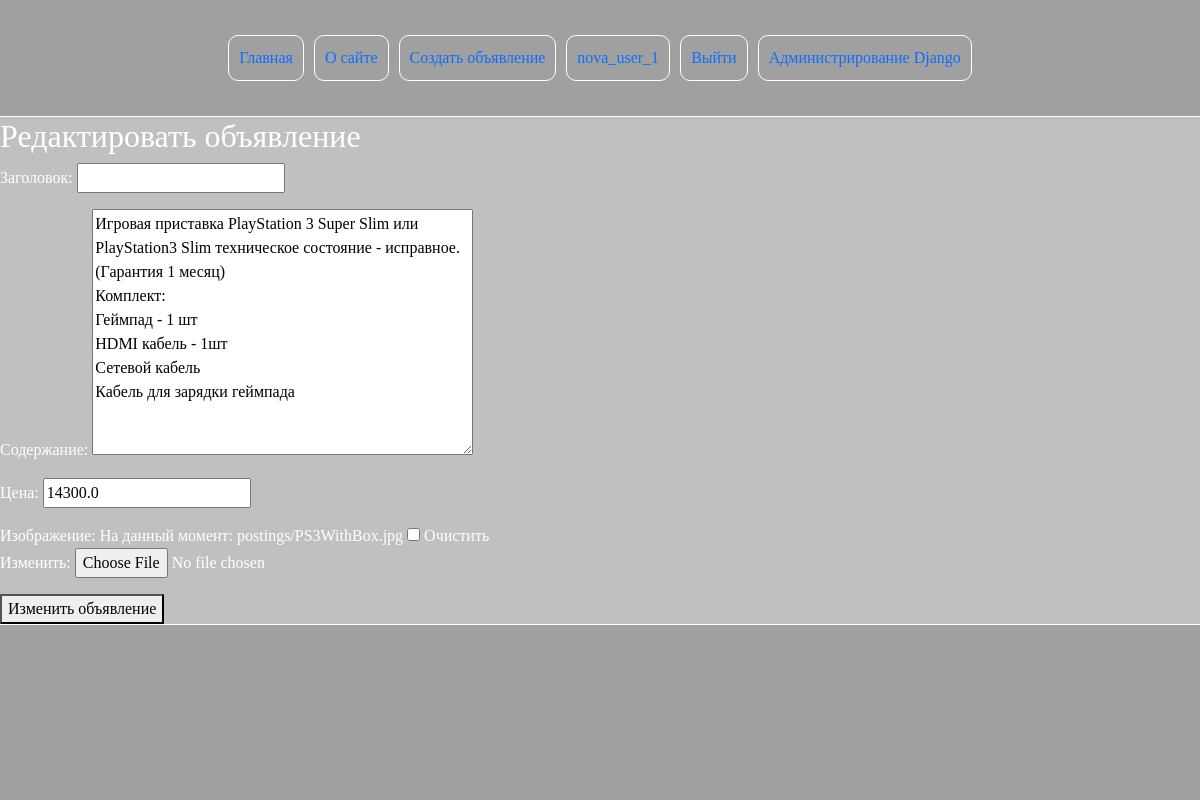
Screenshot of /bboard/bb/53/edit/ (signed in) with the database file from the repository.
### bboard/models.py (models this page shows, shortened)
class Bb(models.Model):
    author = models.ForeignKey(User, on_delete=models.CASCADE, verbose_name="Автор", related_name="bbs")
    title = models.CharField(max_length=50, verbose_name='Товар')
    content = models.TextField(null=True, blank=True, verbose_name='Описание')
    price = models.FloatField(null=True, blank=True, verbose_name='Цена')
    published = models.DateTimeField(auto_now_add=True, db_index=True, verbose_name='Опубликовано')
    image = models.ImageField(upload_to='postings/', null=True, blank=True, verbose_name='Изображение')
    slug = models.SlugField(max_length=200, unique=True, editable=False, null=True)
    rubric = models.ForeignKey('Rubric', null=True, on_delete=models.PROTECT, verbose_name='Рубрика')
    class Meta:
        verbose_name_plural = 'Объявления'
        verbose_name = 'Объявление'
        ordering = ['-published']

### bboard/views.py (the view)
# urls.py: path('bb/<int:pk>/edit/', update_bb, name='update_bb'),
@login_required
def update_bb(request, pk):
    bb = get_object_or_404(Bb, pk=pk)
    if request.method == "POST":
        bb_form = BbForm(data = request.POST, files = request.FILES, author=request.user)
        if bb_form.is_valid():
            bb.author = bb_form.cleaned_data['author']
            bb.title = bb_form.cleaned_data['title']
            bb.content = bb_form.cleaned_data['content']
            bb.price = bb_form.cleaned_data['price']
            bb.image = bb_form.cleaned_data['image']
            bb.save()
            return redirect('bboard:read_bb', pk=bb.id)
    else:
        bb_form = BbForm(initial = {
            'title:': bb.title,
            'author': bb.author,
            'content': bb.content,
            'price': bb.price,
            'image': bb.image,
        }, author=request.user)
        return render(request, template_name="bboard/bb_edit.html", context = {"form": bb_form})

### bboard/forms.py
class BbForm(forms.ModelForm):
    def __init__(self, *args, **kwargs):
        author = kwargs.pop('author')
        super().__init__(*args, **kwargs)
        self.fields['author'].initial = author
        self.fields['author'].disabled = True
        self.fields['author'].widget = forms.HiddenInput()
    class Meta:
        model = Bb
        fields = ('title', 'author', 'content', 'price', 'image')
        labels = {
            'title': 'Заголовок',
            'content': 'Содержание',
            'price': 'Цена',
            'image': 'Изображение',
        }

### bboard/templates/bboard/bb_edit.html (shortened to what this page needs)
{% extends 'bboard/base.html' %}
{% block content %}
<h2>Редактировать объявление</h2>
<form action="" method="post" enctype="multipart/form-data">
    {{ form.as_p }}
    <button type="submit">Изменить объявление</button>
</form>
{% endblock content %}

### bboard/templates/bboard/base.html (shortened to what this page needs)
<!DOCTYPE html>
<html lang="en">
<head>
    {% load static %}
    <link href="https://cdn.jsdelivr.net/npm/bootstrap@5.0.2/dist/css/bootstrap.min.css" rel="stylesheet">
    <link rel="stylesheet" href="{% static 'css/styles_1.css' %}">
</head>
<body>
<div class="site-wrapper">
<header>
    <div>
      <ul class="nav">
        <li><a class="nav-link active" aria-current="page" href="{% url 'bboard:index' %}">Главная</a></li>
        <li><a class="nav-link" href="{% url 'bboard:about' %}">О сайте</a></li>
        <li><a class="nav-link" href="{% url 'bboard:add_bb' %}">Создать объявление</a></li>
        {% if not user.is_authenticated %}
            <li><a class="nav-link" href="{% url 'users:login' %}">Вход</a></li>
            <li><a class="nav-link" href="{% url 'users:register' %}">Регистрация</a></li>
        {% else %}
            <li><a class="nav-link" href="{% url 'users:profile' pk=user.pk %}">{{user.username}}</a></li>
            <li><a class="nav-link" href="{% url 'users:logout' %}">Выйти</a></li>
            <li><a class="nav-link" href="{% url 'admin:index' %}">Администрирование Django</a></li>
        {% endif %}
      </ul>
    </div>
</header>
<main>
    {% block content %}
    {% endblock content %}
</main>
    <footer>
        <div style="justify-content: ">
           <p class="p-footer">Invisible Footer</p>
       </div>
    </footer>
</div>
</body>
</html>

### static/css/styles_1.css (style rules this page uses)
:root { --main_bg: #C0C0C0; --border-color: white; --text-color: white; --inside-color: #A0A0A0; }
a { text-decoration: none; color: var(--text-color); }
html { width: 100%; height: 100%; padding: 0px; margin: 0px; }
body { width: 100%; height: 100%; padding: 0px; margin: 0px; background-color: var(--main_bg); font-family: "Comic Sans MS"; color: var(--text-color); }
.site-wrapper { min-height: 100dvh; display: grid; grid-template-rows: auto 1fr auto; grid-template-columns: minmax(0, 1fr); }
header { border-bottom: 1px solid var(--border-color); box-sizing: border-box; background-color: var(--inside-color); border-radius: 0px; padding: 10px; margin: 0px; color: var(--text-color); }
main { height: 40%; }
footer { border-top: 1px solid var(--border-color); box-sizing: border-box; background-color: var(--inside-color); border-radius: 0px; padding: 10px; margin: 0px; }
.p-footer { text-align: justify; padding-top: 5%; padding-bottom: 5%; color: var(--inside-color); }
.nav { justify-content: center; padding-top: 20px; padding-bottom: 20px; }
.nav-link { border: 1px solid var(--border-color); border-radius: 10px; background-color: var(--inside-color); padding: 10px; margin: 5px; }

### rows the page displays
Bb: content "Игровая приставка PlayStation 3 Super Slim или PlayStation3 Slim техническое состояние - исправное. (Гарантия 1 месяц) Комплект: Геймпад - 1 шт HDMI кабель - 1шт Сетевой кабель Кабель для зарядки геймпада", price "14300.0"

### other values shown
{{ user.username }} "nova_user_1"
